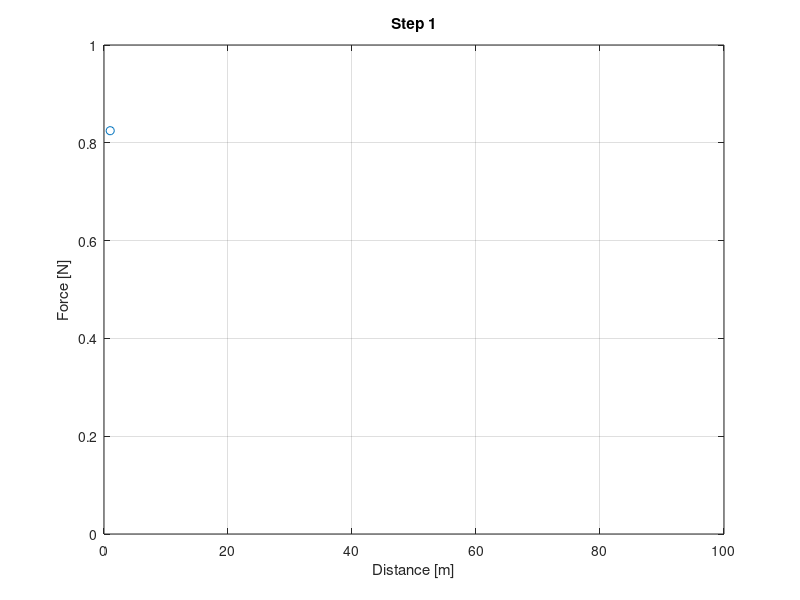

The MATLAB source for this figure: (Note: this script raises an error after producing the figure.)
% Example of creating a MATLAB animation

% For the example we will create a sequence of images, saving each image in
% the sequence to a file.  Then, externally (not in MATLAB) we will combine
% the images into a video file.

% Create a sequence of images
N = 100;
figure(1);
clf();
YY = [];
for ii = 1:N
    YY(ii) = rand();
    plot(1:ii,YY,'o-')
    xlabel('Distance [m]')
    ylabel('Force [N]')
    title(sprintf('Step %d',ii));
    grid on;
    axis([0 N 0 1])
    
    % Save each figure as a image file (.png) 
    % The number of the image is included in the file name
    % Make sure there is a directory called "movie" in your current working
    % directory.
    fname = sprintf('movie/image-%05d',ii);
    % Saves each image at 72 dpi.  May want to adjust the resolution
    cmd = sprintf('export_fig %s -png -r72 -painters',fname);
    eval(cmd)
end
